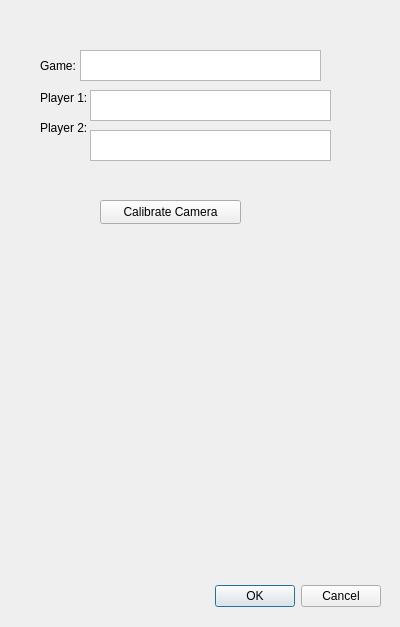
<?xml version="1.0" encoding="UTF-8"?>
<ui version="4.0">
 <class>newGame</class>
 <widget class="QDialog" name="newGame">
  <property name="geometry">
   <rect>
    <x>0</x>
    <y>0</y>
    <width>400</width>
    <height>627</height>
   </rect>
  </property>
  <property name="windowTitle">
   <string>New Game</string>
  </property>
  <property name="windowIcon">
   <iconset>
    <normaloff>img/app.ico</normaloff>img/app.ico</iconset>
  </property>
  <widget class="QDialogButtonBox" name="okButton">
   <property name="geometry">
    <rect>
     <x>40</x>
     <y>580</y>
     <width>341</width>
     <height>32</height>
    </rect>
   </property>
   <property name="orientation">
    <enum>Qt::Horizontal</enum>
   </property>
   <property name="standardButtons">
    <set>QDialogButtonBox::Cancel|QDialogButtonBox::Ok</set>
   </property>
  </widget>
  <widget class="QLabel" name="label">
   <property name="geometry">
    <rect>
     <x>40</x>
     <y>50</y>
     <width>49</width>
     <height>31</height>
    </rect>
   </property>
   <property name="text">
    <string>Game:</string>
   </property>
  </widget>
  <widget class="QLabel" name="label_2">
   <property name="geometry">
    <rect>
     <x>40</x>
     <y>90</y>
     <width>49</width>
     <height>16</height>
    </rect>
   </property>
   <property name="text">
    <string>Player 1:</string>
   </property>
  </widget>
  <widget class="QLabel" name="label_3">
   <property name="geometry">
    <rect>
     <x>40</x>
     <y>120</y>
     <width>49</width>
     <height>16</height>
    </rect>
   </property>
   <property name="text">
    <string>Player 2:</string>
   </property>
  </widget>
  <widget class="QPlainTextEdit" name="plainTextEdit">
   <property name="geometry">
    <rect>
     <x>80</x>
     <y>50</y>
     <width>241</width>
     <height>31</height>
    </rect>
   </property>
  </widget>
  <widget class="QPlainTextEdit" name="plainTextEdit_2">
   <property name="geometry">
    <rect>
     <x>90</x>
     <y>90</y>
     <width>241</width>
     <height>31</height>
    </rect>
   </property>
  </widget>
  <widget class="QPlainTextEdit" name="plainTextEdit_3">
   <property name="geometry">
    <rect>
     <x>90</x>
     <y>130</y>
     <width>241</width>
     <height>31</height>
    </rect>
   </property>
  </widget>
  <widget class="QPushButton" name="calibrateCameraButton">
   <property name="geometry">
    <rect>
     <x>100</x>
     <y>200</y>
     <width>141</width>
     <height>24</height>
    </rect>
   </property>
   <property name="text">
    <string>Calibrate Camera</string>
   </property>
  </widget>
 </widget>
 <resources/>
 <connections>
  <connection>
   <sender>okButton</sender>
   <signal>accepted()</signal>
   <receiver>newGame</receiver>
   <slot>accept()</slot>
   <hints>
    <hint type="sourcelabel">
     <x>248</x>
     <y>254</y>
    </hint>
    <hint type="destinationlabel">
     <x>157</x>
     <y>274</y>
    </hint>
   </hints>
  </connection>
  <connection>
   <sender>okButton</sender>
   <signal>rejected()</signal>
   <receiver>newGame</receiver>
   <slot>reject()</slot>
   <hints>
    <hint type="sourcelabel">
     <x>316</x>
     <y>260</y>
    </hint>
    <hint type="destinationlabel">
     <x>286</x>
     <y>274</y>
    </hint>
   </hints>
  </connection>
 </connections>
</ui>
